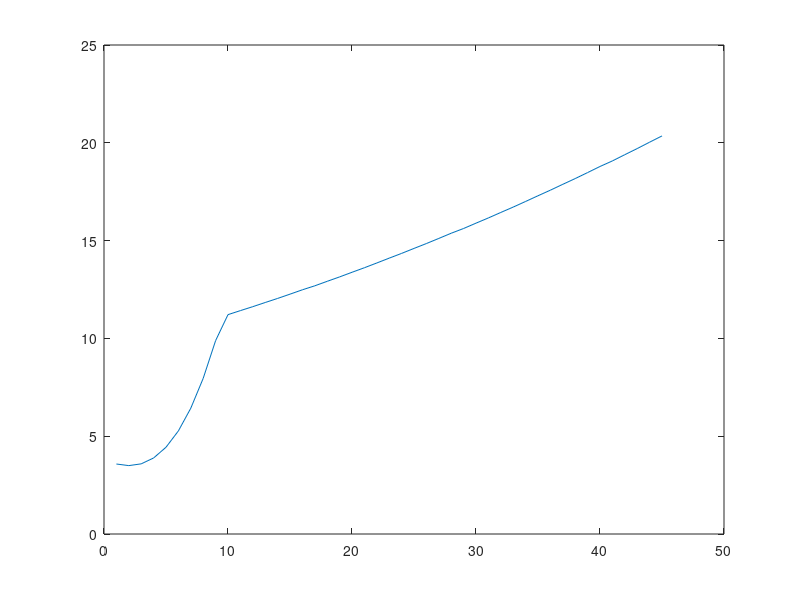

The MATLAB source for this figure:
%========================================================================
% Daniel J. Greenhoe
% Sunspots
%
% Data source:  Data was adapted from
%   https://climate.nasa.gov/vital-signs/global-temperature/
%     "Land-Ocean Temperature Index (C"
%     https://data.giss.nasa.gov/gistemp/graphs/graph_data/Global_Mean_Estimates_based_on_Land_and_Ocean_Data/graph.txt
%
% cd "c:/dan/r/common/math/graphics/data"
%========================================================================
% years - 2000
X = [ 
  07.997260
  08.997268
  09.997260
  10.997260
  11.997260
  12.997268
  13.997260
  14.997260
  15.997260
  16.581967
  16.666667
  16.748634
  16.833333
  16.915301
  17.000000
  17.084932
  17.161644
  17.246575
  17.328767
  17.413699
  17.495890
  17.580822
  17.665753
  17.747945
  17.832877
  17.915068
  18.000000
  18.084932
  18.161644
  18.246575
  18.328767
  18.413699
  18.495890
  18.580822
  18.665753
  18.747945
  18.832877
  18.915068
  19.000000
  19.084932
  19.161644
  19.246575
  19.328767
  19.413699
  19.495890
];
Y = [
  03.2000
  03.5000
  03.6000
  04.4000
  05.4000
  06.0000
  05.9000
  05.7000
  08.6000
  10.1357
  10.0570
  12.2935
  12.1006
  11.7935
  11.8198
  12.1525
  12.8421
  13.0828
  13.4157
  13.4814
  13.5565
  14.7124
  15.3027
  15.6979
  15.4614
  15.4320
  15.6280
  16.0702
  15.9784
  16.8020
  16.8312
  16.9103
  16.9261
  16.8928
  17.5776
  17.4986
  17.3403
  17.2532
  17.1839
  17.0127
  18.1475
  19.5398
  19.9312
  20.3561
  20.4524
];

format long g
pkg load signal;
N = length(Y);
U = [ones(1,N) ; X', ; X'.^2, ; X'.^3];
coefs = inv(U*U')*(U*Y)
a=coefs(1)
b=coefs(2)
c=coefs(3)
d=coefs(4)
bestFit = d*X.^3 + c*X.^2 + b*X + a;
plot(bestFit)
x = 2022;
predict2022 = d*(x-2000)^3 + c*(x-2000)^2 + b*(x-2000) + a

